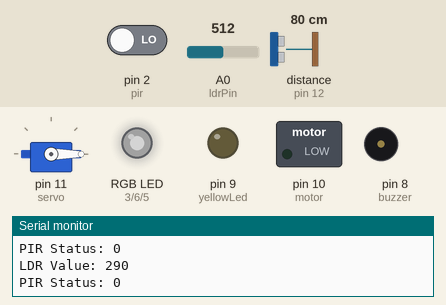
This sketch was run on a simulated Arduino Uno, built with avr-gcc and run on an emulated ATmega328P. Shown: servo, switched loads named in the sketch (green lamp = pin HIGH), an RGB LED mixed from three pins (HIGH = lit), output pins drawn as LEDs (lit = HIGH), buzzer (waves = sounding), the last lines printed to the serial monitor. Wiring (inferred from the names in the program): ultrasonic range finder: trigger pin 13; echo pin 12. Dashed ring = blinking. The test bench sets the inputs (shaded band); at power-on: pin 2 (pir) LOW, distance to the obstacle (sensor on pin 12) 80 cm, A0 (ldrPin) = 512. The echo pulse lasts 58.3 µs per cm; dim RGB values are drawn brighter than linear; pins used as bus, display or sensor lines are not drawn.

Above: at 1.2 s.
1.3 s: pin 2 (pir) driven HIGH
At 1.58 s:
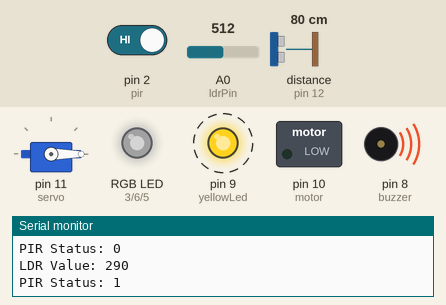
At 4.39 s:
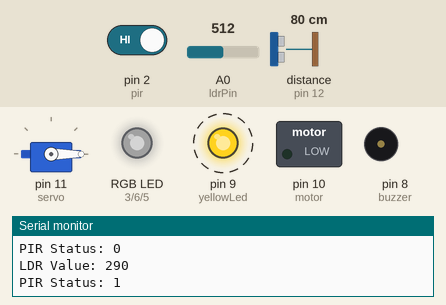
7.3 s: distance to the obstacle (sensor on pin 12) set to 46 cm
10.3 s: distance to the obstacle (sensor on pin 12) set to 37 cm
13.3 s: A0 (ldrPin) set to 716
At 14.5 s:
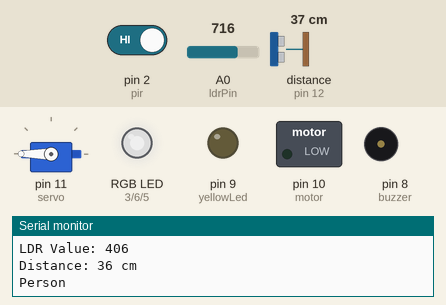
14.8 s: distance to the obstacle (sensor on pin 12) set to 8 cm
16.5 s: distance to the obstacle (sensor on pin 12) set to 5 cm
At 17.4 s:
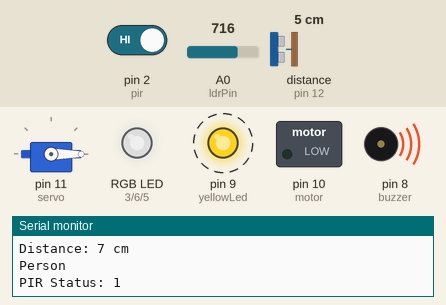
Timing chart, 0 to 20.5 s (numbered marks = the images above; inputs shaded):
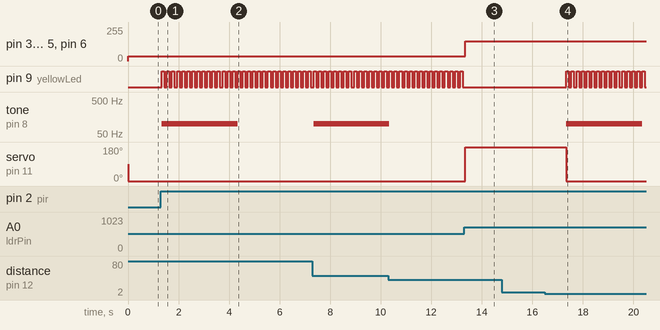

Measured:
- the behaviour switches between 7 and 6 cm on distance to the obstacle (sensor on pin 12) (found by bisection; images 3 and 4)
- after the input at 1.3 s, pin 9 (yellowLed): alternates HIGH for 0.10 s and LOW for 0.10 s, starting at once; tone on pin 8 (buzzer): silent → 100 Hz at once, → silent 3.0 s later
- after the input at 13.3 s, pin 3 (redLed), pin 5 (blueLed), pin 6 (greenLed): 34/255 → 150/255 at once
- after the input at 16.5 s, pin 9 (yellowLed): alternates HIGH for 0.10 s and LOW for 0.10 s, starting after 0.85 s; tone on pin 8 (buzzer): silent → 100 Hz after 0.85 s, → silent 3.0 s later; servo on pin 11 (servo): 180° → 0° after 0.85 s

The sketch:

HomeAutomation.ino
```cpp
#include <Servo.h>

Servo myservo;  // create servo object to control a servo
// twelve servo objects can be created on most boards

const int trigPin = 13;
const int echoPin = 12;
const int servo = 11;
const int pir = 2;
const int yellowLed = 9;
const int yellowLed2 = 4;
const int greenLed2 =1;
const int blueLed = 5;
const int blueLed2 = 7;
const int redLed = 3;
const int greenLed = 6;
const int buzzer =8;
const int motor = 10;
const int enable = 2;
const int ldrPin = A0;
const int tempPin = A1;
int pos = 0;    // variable to store the servo position
long duration;
int distance;
int ldrVal;
int tempVal;
boolean pirStatus;

void setup() {
  myservo.attach(servo);  // attaches the servo on pin 9 to the servo object
  pinMode(trigPin, OUTPUT); // Sets the trigPin as an OUTPUT
  pinMode(echoPin, INPUT); // Sets the echoPin as an INPUT
  pinMode(buzzer,OUTPUT);
  pinMode(greenLed,OUTPUT);
  pinMode(blueLed, OUTPUT);
  pinMode(yellowLed, OUTPUT);
  pinMode(redLed, OUTPUT);
  pinMode(pir, INPUT);
  pinMode(motor, OUTPUT);
  Serial.begin(9600);
}

void loop() {
  checkForPerson();
  servoClose();
  checkForMovement();
  checkForLdrSensor();
  //checkForTemperature();
}

void checkForTemperature(){
  Serial.print("Checking for temperature");
  mapTemperature();
  if (tempVal < 20){
    ledOn(blueLed2);
    Serial.println("Temperature");
    Serial.print(tempVal);
    delay(100);
  }
  else if(tempVal >= 20 && tempVal <= 24){
    ledOn(greenLed2);
    Serial.println("Temperature");
    Serial.print(tempVal);
    delay(100);
  }
  else if(tempVal >=25){
    ledOn(redLed);
    Serial.print("Temperature");
    Serial.println(tempVal);
    runMotor();
  }
}

void checkForMovement(){
  readPirSensor();
  Serial.print("PIR Status: ");
  Serial.println(pirStatus);
  if(pirStatus == true){
    buzz(buzzer);
    blink(yellowLed);
  }
}

void readPirSensor(){
  pirStatus = digitalRead(pir);
}

void checkForPerson(){
  ultraSonicScan(trigPin, echoPin);
  if(distance > 5 && distance <=40){
      Serial.print("Distance: ");
      Serial.print(distance);
      Serial.println(" cm");
      Serial.println("Person");
      servoOpen();
      delay(2000);
      checkForPerson();
  }
}

void ultraSonicScan(int trigPin, int echoPin){
      // Clears the trigPin condition
  digitalWrite(trigPin, LOW);
  delayMicroseconds(2);
  // Sets the trigPin HIGH (ACTIVE) for 10 microseconds
  digitalWrite(trigPin, HIGH);
  delayMicroseconds(10);
  digitalWrite(trigPin, LOW);
  // Reads the echoPin, returns the sound wave travel time in microseconds
  duration = pulseIn(echoPin, HIGH);
  // Calculating the distance
  distance = duration * 0.034 / 2; // Speed of sound wave divided by 2 (go and back)
  // Displays the distance on the Serial Monitor
}

void servoOpen(){
    myservo.write(180);
}

void servoClose(){
    myservo.write(0);
}

void blink(int ledPin){
  int count = 30;
  if(pirStatus == true){
    for(int i = 0; i < count; i++){
      digitalWrite(ledPin, HIGH);
      delay(100);
      digitalWrite(ledPin, LOW);
      delay(100);
    }
  }
}

void buzz(int buzzer){
  tone(buzzer,100,3000);
}

void mapLDRValue(){
  ldrVal = analogRead(ldrPin);
  ldrVal = map(ldrVal, 3, 450, 0,255);
}

void analogWriteLeds(int value){
  analogWrite(blueLed,value);
  analogWrite(greenLed,value);
  analogWrite(redLed,value);
}

void checkForLdrSensor(){
  mapLDRValue();
  analogWriteLeds(ldrVal);
  Serial.print("LDR Value: ");
  Serial.println(ldrVal);
}

void mapTemperature(){
  tempVal = analogRead(tempPin);
  tempVal = tempVal * 0.48;
}

void runMotor(){
  analogWrite(motor, 255);
}

void ledOn(int ledPin){
  digitalWrite(ledPin, HIGH);
}
```
